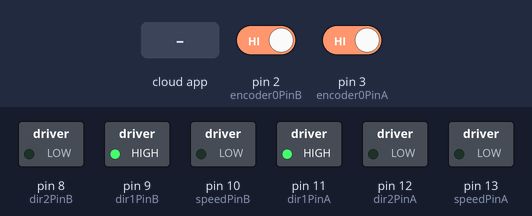
The sketch below on a simulated Arduino Uno, built with avr-gcc and run on an emulated ATmega328P. Parts: switched loads named in the sketch (green lamp = pin HIGH). The inputs (shaded band) are chosen by the test bench; at power-on: pin 2 (encoder0PinB) HIGH, pin 3 (encoder0PinA) HIGH. The ROS host is connected and sends only what is stated; what the sketch prints to the serial monitor is not drawn.

Above: at 1.2 s.
1.3 s: the phone or cloud app sets R_Commande to 180
At 2.4 s:
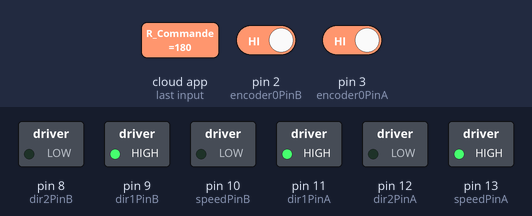
2.9 s: the phone or cloud app sets L_Commande to 45
At 4.2 s:
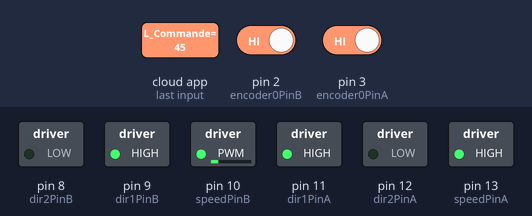
4.5 s: the phone or cloud app sets R_Commande to 0
At 5.3 s:
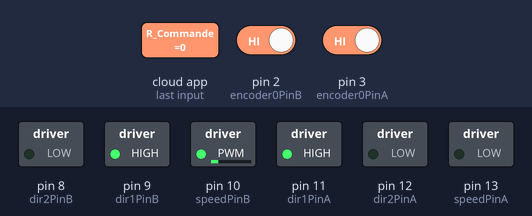
6.1 s: the phone or cloud app sets L_Commande to 90
At 7.4 s:
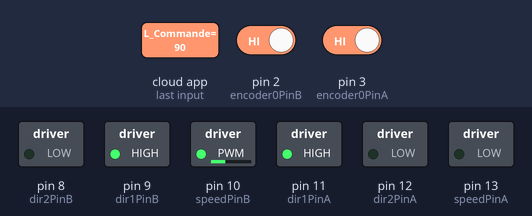
7.7 s: the phone or cloud app sets L_Commande to 180
At 8.2 s:
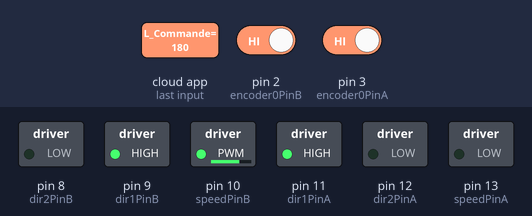
9.3 s: the phone or cloud app sets R_Commande to 180
At 10.2 s:
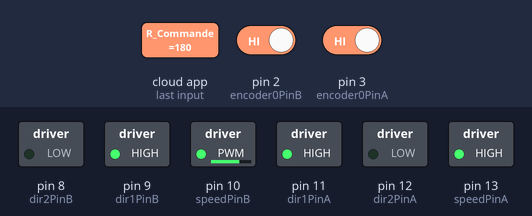
Timing chart, 0 to 11.9 s (numbered marks = the images above; inputs shaded):
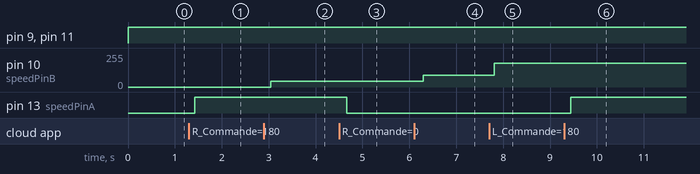

Measured:
- after the input at 1.3 s, pin 13 (speedPinA): LOW → HIGH after 0.12 s
- after the input at 2.9 s, pin 10 (speedPinB): 0/255 → 45/255 after 0.15 s
- after the input at 4.5 s, pin 13 (speedPinA): HIGH → LOW after 0.17 s
- after the input at 6.1 s, pin 10 (speedPinB): 45/255 → 90/255 after 0.19 s
- after the input at 7.7 s, pin 10 (speedPinB): 90/255 → 180/255 after 0.12 s
- after the input at 9.3 s, pin 13 (speedPinA): LOW → HIGH after 0.14 s

The sketch:

arROS.ino
```cpp
#define encoder0PinA  3
#define encoder0PinB  2

// Motor B Left Motor
#define dir1PinB   9 // direction control In1
#define dir2PinB  8 // direction control In2
#define speedPinB 10 // PWM speed control EnA

// Motor A Right Motor
#define dir1PinA   11 // direction control In1
#define dir2PinA  12 // direction control In2
#define speedPinA 13 // PWM speed control EnA

#include <ros.h>
#include <std_msgs/String.h>
#include <std_msgs/Float32.h>
#include <std_msgs/Int32.h>

ros::NodeHandle nh;
std_msgs::Float32 msgA, msgB;
int Vl=0, Vr=0;

void rodomCallback(const std_msgs::Int32& r_cmd){
   Vr = r_cmd.data;
}
void lodomCallback(const std_msgs::Int32& l_cmd){
   Vl = l_cmd.data;
}
ros::Publisher rchatter("Right_Wheel_speed", &msgA);
ros::Publisher lchatter("Left_Wheel_speed", &msgB);
ros::Subscriber<std_msgs::Int32> r_cmd("R_Commande", rodomCallback);
ros::Subscriber<std_msgs::Int32> l_cmd("L_Commande", lodomCallback);

volatile unsigned long encoderAPos=0;
volatile unsigned long encoderBPos=0;
unsigned long newAposition, newBposition;
unsigned long oldAposition = 0, oldBposition = 0;
unsigned long newtime;
unsigned long oldtime = 0;
int velA, velB;


void setup(){
  Serial.begin(19200);
  pinMode(dir1PinA,  OUTPUT);
  pinMode(dir2PinA,  OUTPUT);
  pinMode(speedPinA, OUTPUT);

  pinMode(dir1PinB,  OUTPUT);
  pinMode(dir2PinB,  OUTPUT);
  pinMode(speedPinB, OUTPUT);

  attachInterrupt(1, doEncoderA, CHANGE);
  attachInterrupt(0, doEncoderB, CHANGE);

  pinMode(encoder0PinA, INPUT_PULLUP);
  pinMode(encoder0PinB, INPUT_PULLUP);
  nh.initNode();
  nh.advertise(rchatter);
  nh.advertise(lchatter);
  nh.subscribe(r_cmd);
  nh.subscribe(l_cmd);
}

void loop(){
  newAposition = encoderAPos;
  newBposition = encoderBPos;
  newtime = millis();
  velA = (newAposition-oldAposition)*1000 /(newtime-oldtime);
  velB = (newBposition-oldBposition)*1000 /(newtime-oldtime);
  oldAposition = newAposition;
  oldBposition = newBposition;
  oldtime = newtime;

  Serial.print(velA);
  Serial.print(velB);
  msgA.data = velA;
  msgB.data = velB;


  rchatter.publish(&msgA);
  lchatter.publish(&msgB);

  digitalWrite(dir1PinA, HIGH);
  digitalWrite(dir2PinA, LOW);
  analogWrite(speedPinA, Vr);

  digitalWrite(dir1PinB, HIGH);
  digitalWrite(dir2PinB, LOW);
  analogWrite(speedPinB, Vl);
//  Serial.print('right commande, ');
//  Serial.println(Vr);
//  Serial.print('left commande, ');
//  Serial.println(Vl);

  nh.spinOnce();
  delay(100);
}

void doEncoderA(){encoderAPos++;}
void doEncoderB(){encoderBPos++;}
```
